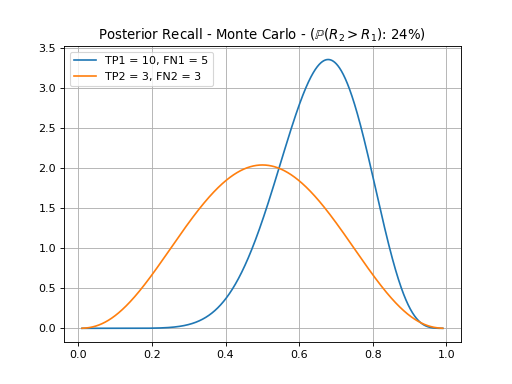

Generate this figure with Python:
import numpy
import scipy.stats
from matplotlib import pyplot as plt
import bob.measure.credible_region

# system 1 performance
TP1 = 10
FN1 = 5
TN1 = 5
FP1 = 10

# system 2 performance
TP2 = 3
FN2 = 3
TN1 = 4
FP2 = 2

nb_samples = 10000  # Sample size, higher makes it more precise
lambda_ = 0.5  # use 1.0 for a flat prior, or 0.5 for Jeffrey's prior

# recall: TP / TP + FN, k=TP, l=FN

# now we calculate what is the probability that system 2's recall
# measurement is better than system 1
numpy.random.seed(42)  #for the monte-carlo simulation
prob = bob.measure.credible_region.compare_beta_posteriors(
    TP2, FN2, TP1, FN1, lambda_, nb_samples
)

# we then visualize the posteriors of the recall for both systems
# together with the probability that system 1 is better than system 2
x = numpy.linspace(0.01, 0.99, nb_samples)
pdf1 = scipy.stats.beta.pdf(x, TP1 + lambda_, FN1 + lambda_)
pdf2 = scipy.stats.beta.pdf(x, TP2 + lambda_, FN2 + lambda_)
plt.plot(x, pdf1, label=f"TP1 = {TP1}, FN1 = {FN1}")
plt.plot(x, pdf2, label=f"TP2 = {TP2}, FN2 = {FN2}")
plt.title(
    f"Posterior Recall - Monte Carlo - "
    f"($\mathbb{{P}}(R_2>R_1)$: {(100*prob):.0f}%)"
)
plt.grid()
plt.legend()
plt.show()
